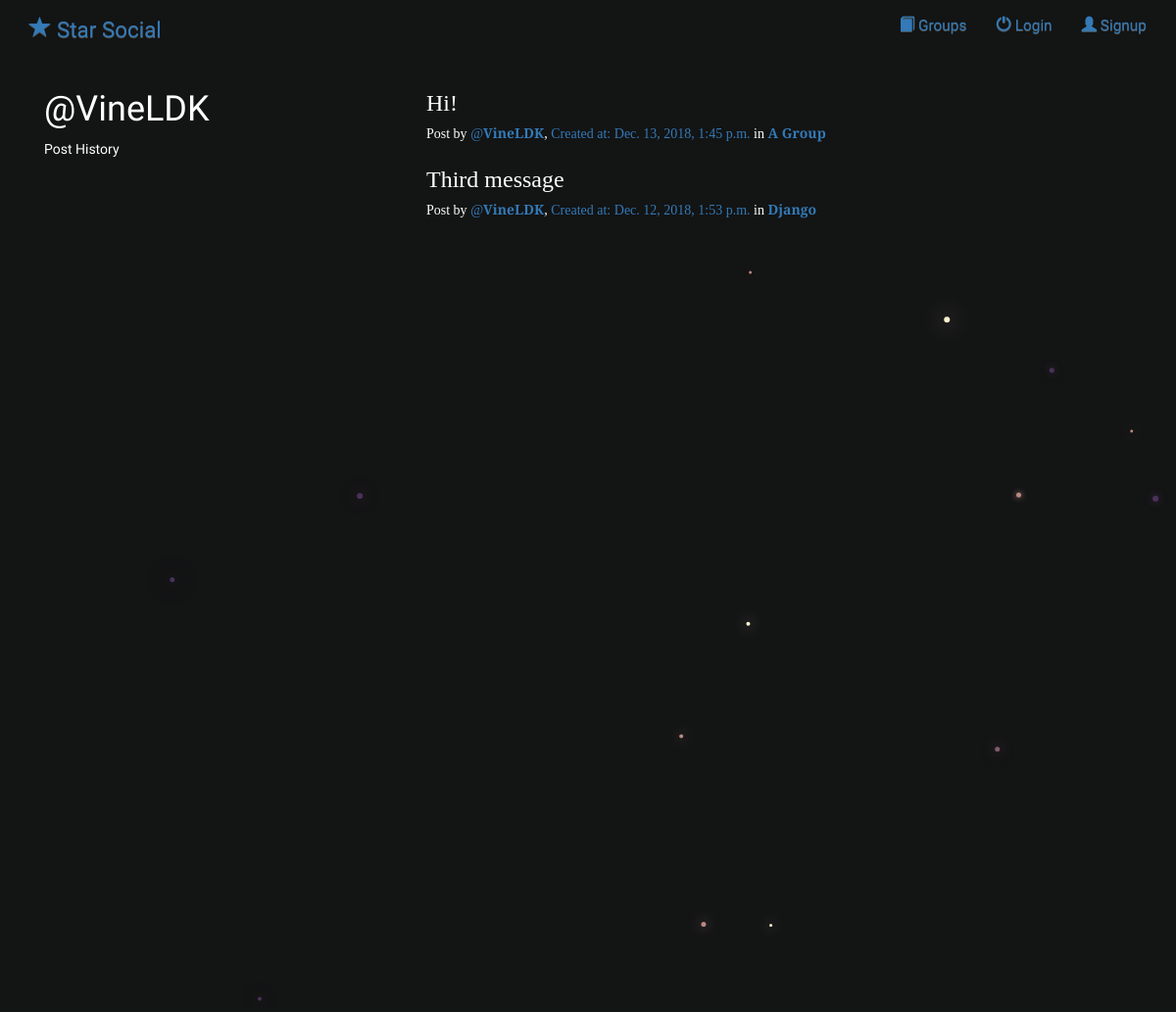
The app's page /posts/by/VineLDK/ with its own data.
### posts/models.py (models this page shows, shortened)
class Post(models.Model):
    user = models.ForeignKey(User, related_name="posts")
    created_at = models.DateTimeField(auto_now=True)
    message = models.TextField()
    message_html = models.TextField(editable=False)
    group = models.ForeignKey(Group, related_name="posts",null=True, blank=True)
    class Meta:
        ordering = ["-created_at"]
        unique_together = ["user", "message"]

### groups/models.py (models this page shows, shortened)
class Group(models.Model):
  name = models.CharField(max_length=255, unique= True)
  slug = models.SlugField(allow_unicode= True, unique = True)
  description = models.TextField(blank = True, default ='')
  description_html = models.TextField(editable= False, default = '', blank= True)
  member = models.ManyToManyField(User, through='GroupMember')
  class Meta:
    ordering = ['name']

### posts/views.py (the view)
# urls.py: url(r'by/(?P<username>[-\w]+)/$', views.UserPosts.as_view(), name='for_user' ),
class UserPosts(generic.ListView):
    model = models.Post
    template_name = "posts/user_post_list.html"
    def get_queryset(self):
        try:
            self.post_user = User.objects.prefetch_related("posts").get(
                username__iexact=self.kwargs.get("username")
            )
        except User.DoesNotExist:
            raise Http404
        else:
            return self.post_user.posts.all()
    def get_context_data(self, **kwargs):
        context = super().get_context_data(**kwargs)
        context["post_user"] = self.post_user
        return context

### posts/templates/posts/user_post_list.html
{% extends "posts/post_base.html" %}
{% block prepost %}
<div class="col-md-4">
  <h1>@{{ post_user.username }}</h1>
  <p>Post History</p>
</div>
{% endblock %}
{% block post_content %}
<div class="col-md-8">
  {% for post in post_list %}
  {% include "posts/_post.html" %}
  {% endfor %}
</div>
{% endblock %}

### posts/templates/posts/_post.html (shortened to what this page needs)
<div class="post-media">
  <h3>{{post.message_html|safe}}</h3>
  <div class="media-body">
    <h5 class="media-heading">
    <span class="username">
      Post by<a href="{% url 'posts:for_user' username=post.user.username %}"> @<strong>{{ post.user.username }}</strong></a>,
    </span>
    <time class="time">
      <a href="{% url 'posts:single' username=post.user.username pk=post.pk %}"> Created at: {{ post.created_at }}</a>
    </time>
    {% if post.group %}
    <span class="group-name">in <a href="{% url 'groups:single' slug=post.group.slug %}"><strong>{{ post.group.name }}</strong></a></span>
    {% endif %}
    </h5>
  </div>
</div>

### static/simplesocial/css/master.css (style rules this page uses)
body { margin: 0; overflow: hidden; background-color: #131414; color:white; font-family: 'Open Sans Condensed', sans-serif; }
.post-media { font-family: 'PT Serif', serif; }

### records on screen
Post: message_html "Hi!", user.username "VineLDK", created_at "Dec. 13, 2018, 1:45 p.m.", group.name "A Group"
Post: message_html "Third message", user.username "VineLDK", created_at "Dec. 12, 2018, 1:53 p.m.", group.name "Django"

### other values on screen
{{ post_user.username }} "VineLDK"
